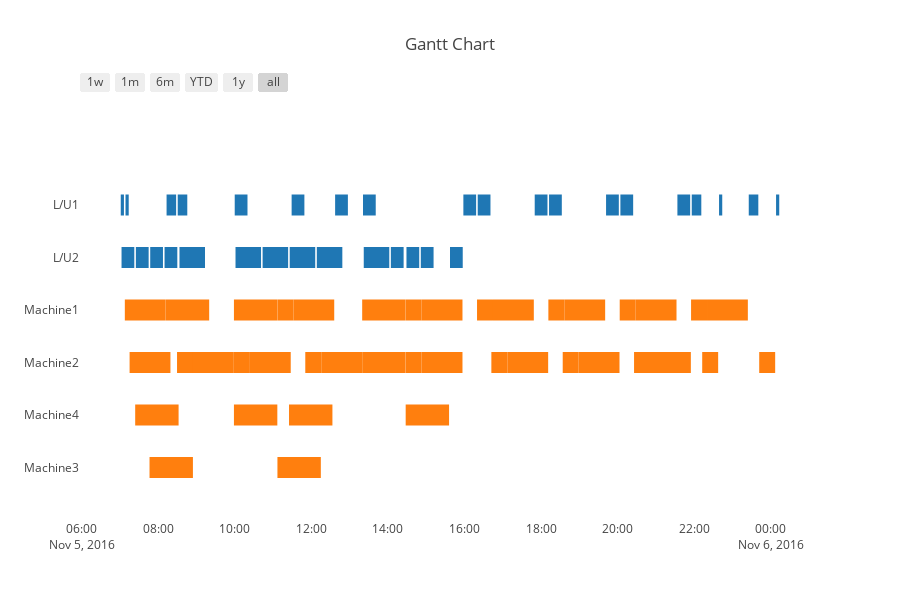

Here is the notebook cell this chart was saved with:
### Code cell
simstat["Task"] = simstat["StationGroup"] + simstat["StationNum"].apply(str)
simstat["Start"] = simstat["StartUTC"]
simstat["Finish"] = simstat["EndUTC"]
plotly.offline.iplot(ff.create_gantt(simstat, index_col="StationGroup", group_tasks=True))

### Figure 1 — Plotly figure (JSON) as saved in the notebook; plotly's stock layout.template omitted (floating-point values rounded to 4 significant figures)
{"data": [{"marker": {"color": "white"}, "name": "", "x": ["2016-11-05 07:01:14", "2016-11-05 07:06:14"], "y": [5, 5]}, {"marker": {"color": "white"}, "name": "", "x": ["2016-11-05 07:02:28", "2016-11-05 07:22:28"], "y": [4, 4]}, {"marker": {"color": "white"}, "name": "", "x": ["2016-11-05 07:07:38", "2016-11-05 08:11:38"], "y": [3, 3]}, {"marker": {"color": "white"}, "name": "", "x": ["2016-11-05 07:08:42", "2016-11-05 07:13:42"], "y": [5, 5]}, {"marker": {"color": "white"}, "name": "", "x": ["2016-11-05 07:15:06", "2016-11-05 08:19:06"], "y": [2, 2]}, {"marker": {"color": "white"}, "name": "", "x": ["2016-11-05 07:23:52", "2016-11-05 08:31:52"], "y": [1, 1]}, {"marker": {"color": "white"}, "name": "", "x": ["2016-11-05 07:24:56", "2016-11-05 07:44:56"], "y": [4, 4]}, {"marker": {"color": "white"}, "name": "", "x": ["2016-11-05 07:46:20", "2016-11-05 08:54:20"], "y": [0, 0]}, {"marker": {"color": "white"}, "name": "", "x": ["2016-11-05 07:47:24", "2016-11-05 08:07:24"], "y": [4, 4]}, {"marker": {"color": "white"}, "name": "", "x": ["2016-11-05 08:09:52", "2016-11-05 08:29:52"], "y": [4, 4]}, {"marker": {"color": "white"}, "name": "", "x": ["2016-11-05 08:11:48", "2016-11-05 09:19:48"], "y": [3, 3]}, {"marker": {"color": "white"}, "name": "", "x": ["2016-11-05 08:13:02", "2016-11-05 08:28:02"], "y": [5, 5]}, {"marker": {"color": "white"}, "name": "", "x": ["2016-11-05 08:29:26", "2016-11-05 08:54:26"], "y": [2, 2]}, {"marker": {"color": "white"}, "name": "", "x": ["2016-11-05 08:30:30", "2016-11-05 08:45:30"], "y": [5, 5]}, {"marker": {"color": "white"}, "name": "", "x": ["2016-11-05 08:33:16", "2016-11-05 09:13:16"], "y": [4, 4]}, {"marker": {"color": "white"}, "name": "", "x": ["2016-11-05 08:54:26", "2016-11-05 09:58:26"], "y": [2, 2]}, {"marker": {"color": "white"}, "name": "", "x": ["2016-11-05 09:58:36", "2016-11-05 11:06:36"], "y": [3, 3]}, {"marker": {"color": "white"}, "name": "", "x": ["2016-11-05 09:58:36", "2016-11-05 10:23:36"], "y": [2, 2]}, {"marker": {"color": "white"}, "name": "", "x": ["2016-11-05 09:58:36", "2016-11-05 11:06:36"], "y": [1, 1]}, {"marker": {"color": "white"}, "name": "", "x": ["2016-11-05 09:59:50", "2016-11-05 10:19:50"], "y": [5, 5]}, {"marker": {"color": "white"}, "name": "", "x": ["2016-11-05 10:01:04", "2016-11-05 10:41:04"], "y": [4, 4]}, {"marker": {"color": "white"}, "name": "", "x": ["2016-11-05 10:23:36", "2016-11-05 11:27:36"], "y": [2, 2]}, {"marker": {"color": "white"}, "name": "", "x": ["2016-11-05 10:43:32", "2016-11-05 11:23:32"], "y": [4, 4]}, {"marker": {"color": "white"}, "name": "", "x": ["2016-11-05 11:06:46", "2016-11-05 11:31:46"], "y": [3, 3]}, {"marker": {"color": "white"}, "name": "", "x": ["2016-11-05 11:06:46", "2016-11-05 12:14:46"], "y": [0, 0]}, {"marker": {"color": "white"}, "name": "", "x": ["2016-11-05 11:24:56", "2016-11-05 12:32:56"], "y": [1, 1]}, {"marker": {"color": "white"}, "name": "", "x": ["2016-11-05 11:26:00", "2016-11-05 12:06:00"], "y": [4, 4]}, {"marker": {"color": "white"}, "name": "", "x": ["2016-11-05 11:29:00", "2016-11-05 11:49:00"], "y": [5, 5]}, {"marker": {"color": "white"}, "name": "", "x": ["2016-11-05 11:31:46", "2016-11-05 12:35:46"], "y": [3, 3]}, {"marker": {"color": "white"}, "name": "", "x": ["2016-11-05 11:50:24", "2016-11-05 12:15:24"], "y": [2, 2]}, {"marker": {"color": "white"}, "name": "", "x": ["2016-11-05 12:08:28", "2016-11-05 12:48:28"], "y": [4, 4]}, {"marker": {"color": "white"}, "name": "", "x": ["2016-11-05 12:15:24", "2016-11-05 13:19:24"], "y": [2, 2]}, {"marker": {"color": "white"}, "name": "", "x": ["2016-11-05 12:37:10", "2016-11-05 12:57:10"], "y": [5, 5]}, {"marker": {"color": "white"}, "name": "", "x": ["2016-11-05 13:19:34", "2016-11-05 14:27:34"], "y": [3, 3]}, {"marker": {"color": "white"}, "name": "", "x": ["2016-11-05 13:19:34", "2016-11-05 14:27:34"], "y": [2, 2]}, {"marker": {"color": "white"}, "name": "", "x": ["2016-11-05 13:20:48", "2016-11-05 13:40:48"], "y": [5, 5]}, {"marker": {"color": "white"}, "name": "", "x": ["2016-11-05 13:22:02", "2016-11-05 14:02:02"], "y": [4, 4]}, {"marker": {"color": "white"}, "name": "", "x": ["2016-11-05 14:04:30", "2016-11-05 14:24:30"], "y": [4, 4]}, {"marker": {"color": "white"}, "name": "", "x": ["2016-11-05 14:27:44", "2016-11-05 14:52:44"], "y": [3, 3]}, {"marker": {"color": "white"}, "name": "", "x": ["2016-11-05 14:27:44", "2016-11-05 14:52:44"], "y": [2, 2]}, {"marker": {"color": "white"}, "name": "", "x": ["2016-11-05 14:27:44", "2016-11-05 15:35:44"], "y": [1, 1]}, {"marker": {"color": "white"}, "name": "", "x": ["2016-11-05 14:28:58", "2016-11-05 14:48:58"], "y": [4, 4]}, {"marker": {"color": "white"}, "name": "", "x": ["2016-11-05 14:51:26", "2016-11-05 15:11:26"], "y": [4, 4]}, {"marker": {"color": "white"}, "name": "", "x": ["2016-11-05 14:52:44", "2016-11-05 15:56:44"], "y": [3, 3]}, {"marker": {"color": "white"}, "name": "", "x": ["2016-11-05 14:52:44", "2016-11-05 15:56:44"], "y": [2, 2]}, {"marker": {"color": "white"}, "name": "", "x": ["2016-11-05 15:37:08", "2016-11-05 15:57:08"], "y": [4, 4]}, {"marker": {"color": "white"}, "name": "", "x": ["2016-11-05 15:58:08", "2016-11-05 16:18:08"], "y": [5, 5]}, {"marker": {"color": "white"}, "name": "", "x": ["2016-11-05 16:19:32", "2016-11-05 16:44:32"], "y": [3, 3]}, {"marker": {"color": "white"}, "name": "", "x": ["2016-11-05 16:20:36", "2016-11-05 16:40:36"], "y": [5, 5]}, {"marker": {"color": "white"}, "name": "", "x": ["2016-11-05 16:42:00", "2016-11-05 17:07:00"], "y": [2, 2]}, {"marker": {"color": "white"}, "name": "", "x": ["2016-11-05 16:44:32", "2016-11-05 17:48:32"], "y": [3, 3]}, {"marker": {"color": "white"}, "name": "", "x": ["2016-11-05 17:07:00", "2016-11-05 18:11:00"], "y": [2, 2]}, {"marker": {"color": "white"}, "name": "", "x": ["2016-11-05 17:49:56", "2016-11-05 18:09:56"], "y": [5, 5]}, {"marker": {"color": "white"}, "name": "", "x": ["2016-11-05 18:11:20", "2016-11-05 18:36:20"], "y": [3, 3]}, {"marker": {"color": "white"}, "name": "", "x": ["2016-11-05 18:12:24", "2016-11-05 18:32:24"], "y": [5, 5]}, {"marker": {"color": "white"}, "name": "", "x": ["2016-11-05 18:33:48", "2016-11-05 18:58:48"], "y": [2, 2]}, {"marker": {"color": "white"}, "name": "", "x": ["2016-11-05 18:36:20", "2016-11-05 19:40:20"], "y": [3, 3]}, {"marker": {"color": "white"}, "name": "", "x": ["2016-11-05 18:58:48", "2016-11-05 20:02:48"], "y": [2, 2]}, {"marker": {"color": "white"}, "name": "", "x": ["2016-11-05 19:41:44", "2016-11-05 20:01:44"], "y": [5, 5]}, {"marker": {"color": "white"}, "name": "", "x": ["2016-11-05 20:03:08", "2016-11-05 20:28:08"], "y": [3, 3]}, {"marker": {"color": "white"}, "name": "", "x": ["2016-11-05 20:04:12", "2016-11-05 20:24:12"], "y": [5, 5]}, {"marker": {"color": "white"}, "name": "", "x": ["2016-11-05 20:25:36", "2016-11-05 20:50:36"], "y": [2, 2]}, {"marker": {"color": "white"}, "name": "", "x": ["2016-11-05 20:28:08", "2016-11-05 21:32:08"], "y": [3, 3]}, {"marker": {"color": "white"}, "name": "", "x": ["2016-11-05 20:50:36", "2016-11-05 21:54:36"], "y": [2, 2]}, {"marker": {"color": "white"}, "name": "", "x": ["2016-11-05 21:33:32", "2016-11-05 21:53:32"], "y": [5, 5]}, {"marker": {"color": "white"}, "name": "", "x": ["2016-11-05 21:54:56", "2016-11-05 22:19:56"], "y": [3, 3]}, {"marker": {"color": "white"}, "name": "", "x": ["2016-11-05 21:56:00", "2016-11-05 22:11:00"], "y": [5, 5]}, {"marker": {"color": "white"}, "name": "", "x": ["2016-11-05 22:12:24", "2016-11-05 22:37:24"], "y": [2, 2]}, {"marker": {"color": "white"}, "name": "", "x": ["2016-11-05 22:19:56", "2016-11-05 23:23:56"], "y": [3, 3]}, {"marker": {"color": "white"}, "name": "", "x": ["2016-11-05 22:38:48", "2016-11-05 22:43:48"], "y": [5, 5]}, {"marker": {"color": "white"}, "name": "", "x": ["2016-11-05 23:25:20", "2016-11-05 23:40:20"], "y": [5, 5]}, {"marker": {"color": "white"}, "name": "", "x": ["2016-11-05 23:41:44", "2016-11-06 00:06:44"], "y": [2, 2]}, {"marker": {"color": "white"}, "name": "", "x": ["2016-11-06 00:08:08", "2016-11-06 00:13:08"], "y": [5, 5]}], "layout": {"height": 600, "hovermode": "closest", "shapes": [{"fillcolor": "rgb(31, 119, 180)", "line": {"width": 0}, "opacity": 1, "type": "rect", "x0": "2016-11-05 07:01:14", "x1": "2016-11-05 07:06:14", "xref": "x", "y0": 4.8, "y1": 5.2, "yref": "y"}, {"fillcolor": "rgb(31, 119, 180)", "line": {"width": 0}, "opacity": 1, "type": "rect", "x0": "2016-11-05 07:02:28", "x1": "2016-11-05 07:22:28", "xref": "x", "y0": 3.8, "y1": 4.2, "yref": "y"}, {"fillcolor": "rgb(255, 127, 14)", "line": {"width": 0}, "opacity": 1, "type": "rect", "x0": "2016-11-05 07:07:38", "x1": "2016-11-05 08:11:38", "xref": "x", "y0": 2.8, "y1": 3.2, "yref": "y"}, {"fillcolor": "rgb(31, 119, 180)", "line": {"width": 0}, "opacity": 1, "type": "rect", "x0": "2016-11-05 07:08:42", "x1": "2016-11-05 07:13:42", "xref": "x", "y0": 4.8, "y1": 5.2, "yref": "y"}, {"fillcolor": "rgb(255, 127, 14)", "line": {"width": 0}, "opacity": 1, "type": "rect", "x0": "2016-11-05 07:15:06", "x1": "2016-11-05 08:19:06", "xref": "x", "y0": 1.8, "y1": 2.2, "yref": "y"}, {"fillcolor": "rgb(255, 127, 14)", "line": {"width": 0}, "opacity": 1, "type": "rect", "x0": "2016-11-05 07:23:52", "x1": "2016-11-05 08:31:52", "xref": "x", "y0": 0.8, "y1": 1.2, "yref": "y"}, {"fillcolor": "rgb(31, 119, 180)", "line": {"width": 0}, "opacity": 1, "type": "rect", "x0": "2016-11-05 07:24:56", "x1": "2016-11-05 07:44:56", "xref": "x", "y0": 3.8, "y1": 4.2, "yref": "y"}, {"fillcolor": "rgb(255, 127, 14)", "line": {"width": 0}, "opacity": 1, "type": "rect", "x0": "2016-11-05 07:46:20", "x1": "2016-11-05 08:54:20", "xref": "x", "y0": -0.2, "y1": 0.2, "yref": "y"}, {"fillcolor": "rgb(31, 119, 180)", "line": {"width": 0}, "opacity": 1, "type": "rect", "x0": "2016-11-05 07:47:24", "x1": "2016-11-05 08:07:24", "xref": "x", "y0": 3.8, "y1": 4.2, "yref": "y"}, {"fillcolor": "rgb(31, 119, 180)", "line": {"width": 0}, "opacity": 1, "type": "rect", "x0": "2016-11-05 08:09:52", "x1": "2016-11-05 08:29:52", "xref": "x", "y0": 3.8, "y1": 4.2, "yref": "y"}, {"fillcolor": "rgb(255, 127, 14)", "line": {"width": 0}, "opacity": 1, "type": "rect", "x0": "2016-11-05 08:11:48", "x1": "2016-11-05 09:19:48", "xref": "x", "y0": 2.8, "y1": 3.2, "yref": "y"}, {"fillcolor": "rgb(31, 119, 180)", "line": {"width": 0}, "opacity": 1, "type": "rect", "x0": "2016-11-05 08:13:02", "x1": "2016-11-05 08:28:02", "xref": "x", "y0": 4.8, "y1": 5.2, "yref": "y"}, {"fillcolor": "rgb(255, 127, 14)", "line": {"width": 0}, "opacity": 1, "type": "rect", "x0": "2016-11-05 08:29:26", "x1": "2016-11-05 08:54:26", "xref": "x", "y0": 1.8, "y1": 2.2, "yref": "y"}, {"fillcolor": "rgb(31, 119, 180)", "line": {"width": 0}, "opacity": 1, "type": "rect", "x0": "2016-11-05 08:30:30", "x1": "2016-11-05 08:45:30", "xref": "x", "y0": 4.8, "y1": 5.2, "yref": "y"}, {"fillcolor": "rgb(31, 119, 180)", "line": {"width": 0}, "opacity": 1, "type": "rect", "x0": "2016-11-05 08:33:16", "x1": "2016-11-05 09:13:16", "xref": "x", "y0": 3.8, "y1": 4.2, "yref": "y"}, {"fillcolor": "rgb(255, 127, 14)", "line": {"width": 0}, "opacity": 1, "type": "rect", "x0": "2016-11-05 08:54:26", "x1": "2016-11-05 09:58:26", "xref": "x", "y0": 1.8, "y1": 2.2, "yref": "y"}, {"fillcolor": "rgb(255, 127, 14)", "line": {"width": 0}, "opacity": 1, "type": "rect", "x0": "2016-11-05 09:58:36", "x1": "2016-11-05 11:06:36", "xref": "x", "y0": 2.8, "y1": 3.2, "yref": "y"}, {"fillcolor": "rgb(255, 127, 14)", "line": {"width": 0}, "opacity": 1, "type": "rect", "x0": "2016-11-05 09:58:36", "x1": "2016-11-05 10:23:36", "xref": "x", "y0": 1.8, "y1": 2.2, "yref": "y"}, {"fillcolor": "rgb(255, 127, 14)", "line": {"width": 0}, "opacity": 1, "type": "rect", "x0": "2016-11-05 09:58:36", "x1": "2016-11-05 11:06:36", "xref": "x", "y0": 0.8, "y1": 1.2, "yref": "y"}, {"fillcolor": "rgb(31, 119, 180)", "line": {"width": 0}, "opacity": 1, "type": "rect", "x0": "2016-11-05 09:59:50", "x1": "2016-11-05 10:19:50", "xref": "x", "y0": 4.8, "y1": 5.2, "yref": "y"}, {"fillcolor": "rgb(31, 119, 180)", "line": {"width": 0}, "opacity": 1, "type": "rect", "x0": "2016-11-05 10:01:04", "x1": "2016-11-05 10:41:04", "xref": "x", "y0": 3.8, "y1": 4.2, "yref": "y"}, {"fillcolor": "rgb(255, 127, 14)", "line": {"width": 0}, "opacity": 1, "type": "rect", "x0": "2016-11-05 10:23:36", "x1": "2016-11-05 11:27:36", "xref": "x", "y0": 1.8, "y1": 2.2, "yref": "y"}, {"fillcolor": "rgb(31, 119, 180)", "line": {"width": 0}, "opacity": 1, "type": "rect", "x0": "2016-11-05 10:43:32", "x1": "2016-11-05 11:23:32", "xref": "x", "y0": 3.8, "y1": 4.2, "yref": "y"}, {"fillcolor": "rgb(255, 127, 14)", "line": {"width": 0}, "opacity": 1, "type": "rect", "x0": "2016-11-05 11:06:46", "x1": "2016-11-05 11:31:46", "xref": "x", "y0": 2.8, "y1": 3.2, "yref": "y"}, {"fillcolor": "rgb(255, 127, 14)", "line": {"width": 0}, "opacity": 1, "type": "rect", "x0": "2016-11-05 11:06:46", "x1": "2016-11-05 12:14:46", "xref": "x", "y0": -0.2, "y1": 0.2, "yref": "y"}, {"fillcolor": "rgb(255, 127, 14)", "line": {"width": 0}, "opacity": 1, "type": "rect", "x0": "2016-11-05 11:24:56", "x1": "2016-11-05 12:32:56", "xref": "x", "y0": 0.8, "y1": 1.2, "yref": "y"}, {"fillcolor": "rgb(31, 119, 180)", "line": {"width": 0}, "opacity": 1, "type": "rect", "x0": "2016-11-05 11:26:00", "x1": "2016-11-05 12:06:00", "xref": "x", "y0": 3.8, "y1": 4.2, "yref": "y"}, {"fillcolor": "rgb(31, 119, 180)", "line": {"width": 0}, "opacity": 1, "type": "rect", "x0": "2016-11-05 11:29:00", "x1": "2016-11-05 11:49:00", "xref": "x", "y0": 4.8, "y1": 5.2, "yref": "y"}, {"fillcolor": "rgb(255, 127, 14)", "line": {"width": 0}, "opacity": 1, "type": "rect", "x0": "2016-11-05 11:31:46", "x1": "2016-11-05 12:35:46", "xref": "x", "y0": 2.8, "y1": 3.2, "yref": "y"}, {"fillcolor": "rgb(255, 127, 14)", "line": {"width": 0}, "opacity": 1, "type": "rect", "x0": "2016-11-05 11:50:24", "x1": "2016-11-05 12:15:24", "xref": "x", "y0": 1.8, "y1": 2.2, "yref": "y"}, {"fillcolor": "rgb(31, 119, 180)", "line": {"width": 0}, "opacity": 1, "type": "rect", "x0": "2016-11-05 12:08:28", "x1": "2016-11-05 12:48:28", "xref": "x", "y0": 3.8, "y1": 4.2, "yref": "y"}, {"fillcolor": "rgb(255, 127, 14)", "line": {"width": 0}, "opacity": 1, "type": "rect", "x0": "2016-11-05 12:15:24", "x1": "2016-11-05 13:19:24", "xref": "x", "y0": 1.8, "y1": 2.2, "yref": "y"}, {"fillcolor": "rgb(31, 119, 180)", "line": {"width": 0}, "opacity": 1, "type": "rect", "x0": "2016-11-05 12:37:10", "x1": "2016-11-05 12:57:10", "xref": "x", "y0": 4.8, "y1": 5.2, "yref": "y"}, {"fillcolor": "rgb(255, 127, 14)", "line": {"width": 0}, "opacity": 1, "type": "rect", "x0": "2016-11-05 13:19:34", "x1": "2016-11-05 14:27:34", "xref": "x", "y0": 2.8, "y1": 3.2, "yref": "y"}, {"fillcolor": "rgb(255, 127, 14)", "line": {"width": 0}, "opacity": 1, "type": "rect", "x0": "2016-11-05 13:19:34", "x1": "2016-11-05 14:27:34", "xref": "x", "y0": 1.8, "y1": 2.2, "yref": "y"}, {"fillcolor": "rgb(31, 119, 180)", "line": {"width": 0}, "opacity": 1, "type": "rect", "x0": "2016-11-05 13:20:48", "x1": "2016-11-05 13:40:48", "xref": "x", "y0": 4.8, "y1": 5.2, "yref": "y"}, {"fillcolor": "rgb(31, 119, 180)", "line": {"width": 0}, "opacity": 1, "type": "rect", "x0": "2016-11-05 13:22:02", "x1": "2016-11-05 14:02:02", "xref": "x", "y0": 3.8, "y1": 4.2, "yref": "y"}, {"fillcolor": "rgb(31, 119, 180)", "line": {"width": 0}, "opacity": 1, "type": "rect", "x0": "2016-11-05 14:04:30", "x1": "2016-11-05 14:24:30", "xref": "x", "y0": 3.8, "y1": 4.2, "yref": "y"}, {"fillcolor": "rgb(255, 127, 14)", "line": {"width": 0}, "opacity": 1, "type": "rect", "x0": "2016-11-05 14:27:44", "x1": "2016-11-05 14:52:44", "xref": "x", "y0": 2.8, "y1": 3.2, "yref": "y"}, {"fillcolor": "rgb(255, 127, 14)", "line": {"width": 0}, "opacity": 1, "type": "rect", "x0": "2016-11-05 14:27:44", "x1": "2016-11-05 14:52:44", "xref": "x", "y0": 1.8, "y1": 2.2, "yref": "y"}, {"fillcolor": "rgb(255, 127, 14)", "line": {"width": 0}, "opacity": 1, "type": "rect", "x0": "2016-11-05 14:27:44", "x1": "2016-11-05 15:35:44", "xref": "x", "y0": 0.8, "y1": 1.2, "yref": "y"}, {"fillcolor": "rgb(31, 119, 180)", "line": {"width": 0}, "opacity": 1, "type": "rect", "x0": "2016-11-05 14:28:58", "x1": "2016-11-05 14:48:58", "xref": "x", "y0": 3.8, "y1": 4.2, "yref": "y"}, {"fillcolor": "rgb(31, 119, 180)", "line": {"width": 0}, "opacity": 1, "type": "rect", "x0": "2016-11-05 14:51:26", "x1": "2016-11-05 15:11:26", "xref": "x", "y0": 3.8, "y1": 4.2, "yref": "y"}, {"fillcolor": "rgb(255, 127, 14)", "line": {"width": 0}, "opacity": 1, "type": "rect", "x0": "2016-11-05 14:52:44", "x1": "2016-11-05 15:56:44", "xref": "x", "y0": 2.8, "y1": 3.2, "yref": "y"}, {"fillcolor": "rgb(255, 127, 14)", "line": {"width": 0}, "opacity": 1, "type": "rect", "x0": "2016-11-05 14:52:44", "x1": "2016-11-05 15:56:44", "xref": "x", "y0": 1.8, "y1": 2.2, "yref": "y"}, {"fillcolor": "rgb(31, 119, 180)", "line": {"width": 0}, "opacity": 1, "type": "rect", "x0": "2016-11-05 15:37:08", "x1": "2016-11-05 15:57:08", "xref": "x", "y0": 3.8, "y1": 4.2, "yref": "y"}, {"fillcolor": "rgb(31, 119, 180)", "line": {"width": 0}, "opacity": 1, "type": "rect", "x0": "2016-11-05 15:58:08", "x1": "2016-11-05 16:18:08", "xref": "x", "y0": 4.8, "y1": 5.2, "yref": "y"}, {"fillcolor": "rgb(255, 127, 14)", "line": {"width": 0}, "opacity": 1, "type": "rect", "x0": "2016-11-05 16:19:32", "x1": "2016-11-05 16:44:32", "xref": "x", "y0": 2.8, "y1": 3.2, "yref": "y"}, {"fillcolor": "rgb(31, 119, 180)", "line": {"width": 0}, "opacity": 1, "type": "rect", "x0": "2016-11-05 16:20:36", "x1": "2016-11-05 16:40:36", "xref": "x", "y0": 4.8, "y1": 5.2, "yref": "y"}, {"fillcolor": "rgb(255, 127, 14)", "line": {"width": 0}, "opacity": 1, "type": "rect", "x0": "2016-11-05 16:42:00", "x1": "2016-11-05 17:07:00", "xref": "x", "y0": 1.8, "y1": 2.2, "yref": "y"}, {"fillcolor": "rgb(255, 127, 14)", "line": {"width": 0}, "opacity": 1, "type": "rect", "x0": "2016-11-05 16:44:32", "x1": "2016-11-05 17:48:32", "xref": "x", "y0": 2.8, "y1": 3.2, "yref": "y"}, {"fillcolor": "rgb(255, 127, 14)", "line": {"width": 0}, "opacity": 1, "type": "rect", "x0": "2016-11-05 17:07:00", "x1": "2016-11-05 18:11:00", "xref": "x", "y0": 1.8, "y1": 2.2, "yref": "y"}, {"fillcolor": "rgb(31, 119, 180)", "line": {"width": 0}, "opacity": 1, "type": "rect", "x0": "2016-11-05 17:49:56", "x1": "2016-11-05 18:09:56", "xref": "x", "y0": 4.8, "y1": 5.2, "yref": "y"}, {"fillcolor": "rgb(255, 127, 14)", "line": {"width": 0}, "opacity": 1, "type": "rect", "x0": "2016-11-05 18:11:20", "x1": "2016-11-05 18:36:20", "xref": "x", "y0": 2.8, "y1": 3.2, "yref": "y"}, {"fillcolor": "rgb(31, 119, 180)", "line": {"width": 0}, "opacity": 1, "type": "rect", "x0": "2016-11-05 18:12:24", "x1": "2016-11-05 18:32:24", "xref": "x", "y0": 4.8, "y1": 5.2, "yref": "y"}, {"fillcolor": "rgb(255, 127, 14)", "line": {"width": 0}, "opacity": 1, "type": "rect", "x0": "2016-11-05 18:33:48", "x1": "2016-11-05 18:58:48", "xref": "x", "y0": 1.8, "y1": 2.2, "yref": "y"}, {"fillcolor": "rgb(255, 127, 14)", "line": {"width": 0}, "opacity": 1, "type": "rect", "x0": "2016-11-05 18:36:20", "x1": "2016-11-05 19:40:20", "xref": "x", "y0": 2.8, "y1": 3.2, "yref": "y"}, {"fillcolor": "rgb(255, 127, 14)", "line": {"width": 0}, "opacity": 1, "type": "rect", "x0": "2016-11-05 18:58:48", "x1": "2016-11-05 20:02:48", "xref": "x", "y0": 1.8, "y1": 2.2, "yref": "y"}, {"fillcolor": "rgb(31, 119, 180)", "line": {"width": 0}, "opacity": 1, "type": "rect", "x0": "2016-11-05 19:41:44", "x1": "2016-11-05 20:01:44", "xref": "x", "y0": 4.8, "y1": 5.2, "yref": "y"}, {"fillcolor": "rgb(255, 127, 14)", "line": {"width": 0}, "opacity": 1, "type": "rect", "x0": "2016-11-05 20:03:08", "x1": "2016-11-05 20:28:08", "xref": "x", "y0": 2.8, "y1": 3.2, "yref": "y"}, {"fillcolor": "rgb(31, 119, 180)", "line": {"width": 0}, "opacity": 1, "type": "rect", "x0": "2016-11-05 20:04:12", "x1": "2016-11-05 20:24:12", "xref": "x", "y0": 4.8, "y1": 5.2, "yref": "y"}, {"fillcolor": "rgb(255, 127, 14)", "line": {"width": 0}, "opacity": 1, "type": "rect", "x0": "2016-11-05 20:25:36", "x1": "2016-11-05 20:50:36", "xref": "x", "y0": 1.8, "y1": 2.2, "yref": "y"}, {"fillcolor": "rgb(255, 127, 14)", "line": {"width": 0}, "opacity": 1, "type": "rect", "x0": "2016-11-05 20:28:08", "x1": "2016-11-05 21:32:08", "xref": "x", "y0": 2.8, "y1": 3.2, "yref": "y"}, {"fillcolor": "rgb(255, 127, 14)", "line": {"width": 0}, "opacity": 1, "type": "rect", "x0": "2016-11-05 20:50:36", "x1": "2016-11-05 21:54:36", "xref": "x", "y0": 1.8, "y1": 2.2, "yref": "y"}, {"fillcolor": "rgb(31, 119, 180)", "line": {"width": 0}, "opacity": 1, "type": "rect", "x0": "2016-11-05 21:33:32", "x1": "2016-11-05 21:53:32", "xref": "x", "y0": 4.8, "y1": 5.2, "yref": "y"}, {"fillcolor": "rgb(255, 127, 14)", "line": {"width": 0}, "opacity": 1, "type": "rect", "x0": "2016-11-05 21:54:56", "x1": "2016-11-05 22:19:56", "xref": "x", "y0": 2.8, "y1": 3.2, "yref": "y"}, {"fillcolor": "rgb(31, 119, 180)", "line": {"width": 0}, "opacity": 1, "type": "rect", "x0": "2016-11-05 21:56:00", "x1": "2016-11-05 22:11:00", "xref": "x", "y0": 4.8, "y1": 5.2, "yref": "y"}, {"fillcolor": "rgb(255, 127, 14)", "line": {"width": 0}, "opacity": 1, "type": "rect", "x0": "2016-11-05 22:12:24", "x1": "2016-11-05 22:37:24", "xref": "x", "y0": 1.8, "y1": 2.2, "yref": "y"}, {"fillcolor": "rgb(255, 127, 14)", "line": {"width": 0}, "opacity": 1, "type": "rect", "x0": "2016-11-05 22:19:56", "x1": "2016-11-05 23:23:56", "xref": "x", "y0": 2.8, "y1": 3.2, "yref": "y"}, {"fillcolor": "rgb(31, 119, 180)", "line": {"width": 0}, "opacity": 1, "type": "rect", "x0": "2016-11-05 22:38:48", "x1": "2016-11-05 22:43:48", "xref": "x", "y0": 4.8, "y1": 5.2, "yref": "y"}, {"fillcolor": "rgb(31, 119, 180)", "line": {"width": 0}, "opacity": 1, "type": "rect", "x0": "2016-11-05 23:25:20", "x1": "2016-11-05 23:40:20", "xref": "x", "y0": 4.8, "y1": 5.2, "yref": "y"}, {"fillcolor": "rgb(255, 127, 14)", "line": {"width": 0}, "opacity": 1, "type": "rect", "x0": "2016-11-05 23:41:44", "x1": "2016-11-06 00:06:44", "xref": "x", "y0": 1.8, "y1": 2.2, "yref": "y"}, {"fillcolor": "rgb(31, 119, 180)", "line": {"width": 0}, "opacity": 1, "type": "rect", "x0": "2016-11-06 00:08:08", "x1": "2016-11-06 00:13:08", "xref": "x", "y0": 4.8, "y1": 5.2, "yref": "y"}], "showlegend": false, "title": "Gantt Chart", "width": 900, "xaxis": {"rangeselector": {"buttons": [{"count": 7, "label": "1w", "step": "day", "stepmode": "backward"}, {"count": 1, "label": "1m", "step": "month", "stepmode": "backward"}, {"count": 6, "label": "6m", "step": "month", "stepmode": "backward"}, {"count": 1, "label": "YTD", "step": "year", "stepmode": "todate"}, {"count": 1, "label": "1y", "step": "year", "stepmode": "backward"}, {"step": "all"}]}, "showgrid": false, "type": "date", "zeroline": false}, "yaxis": {"autorange": false, "range": [-1, 7], "showgrid": false, "ticktext": ["Machine3", "Machine4", "Machine2", "Machine1", "L/U2", "L/U1"], "tickvals": [0, 1, 2, 3, 4, 5], "zeroline": false}}}
